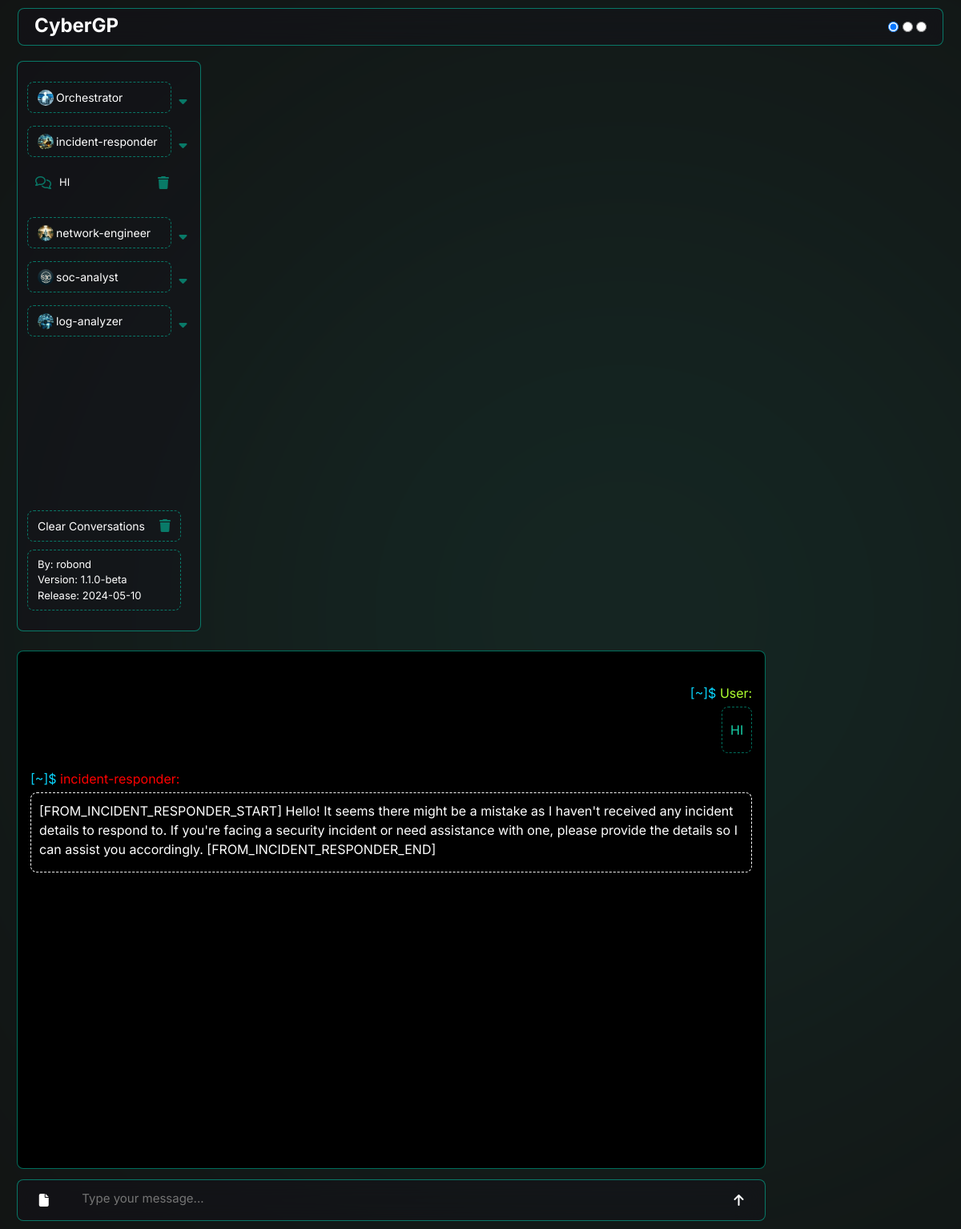
The page /incident-responder/eff9b04858896be8 on the database its author committed.
### myapp/models.py (models this page shows, shortened)
class Conversation(models.Model):
    guid = models.CharField(max_length=16, unique=True, editable=False)
    created_at = models.DateTimeField(auto_now_add=True)
    title = models.CharField(max_length=255)
    type = models.CharField(max_length=60, default=None)

class Message(models.Model):
    conversation = models.ForeignKey(Conversation, related_name='messages', on_delete=models.CASCADE)
    question = models.TextField()
    answer = models.TextField()
    file_id = models.CharField(max_length=50, blank=False, null=True)
    agent = models.CharField(max_length=100, null=False, blank=False)
    def getAnswer(self):
        return format_as_gpt_print(self.answer)

### myapp/views/chat.py (the view)
# urls.py: path('<str:type>/', agent, name='soc_with_param'),
def agent(request, type, guid = None):
    conversation, messages = find_conversation(guid)
    bringAgentsConversations()
    return render(request, 'soc.html', {
        'chat_history': messages,
        'guid': guid,
        'type': type,
        'agents': agents
    })

### myapp/helpers/conversation.py (called while the page is built)
def bringAgentsConversations():
    for i, agent_data in enumerate(agents):
        agents[i]['conversations'] = Conversation.objects.filter(type=agent_data['type']).order_by('-created_at')

def find_conversation(guid):
    if guid is None:
        conversation = None
        messages = []
    else:
        conversation = Conversation.objects.filter(guid=guid)[0]
        if not(conversation):
            return redirect('orchestrator')
        messages = Message.objects.filter(conversation=conversation)
    return conversation, messages

### myapp/templates/soc.html (shortened to what this page needs)
{% extends 'layouts/base.html' %}
{% block content %}
    <div class="agents">
        {% include 'layouts/agents.html' %}
    </div>
    <div class="conversation disable-scrollbars">
        <div class="messages">
            {% include 'layouts/chatbox.html' %}
        </div>
        <div class="user-input box">
            <div class="input-box">
                <form id="chat-form" method="post" action="{% url 'orchestrator' %}" enctype='multipart/form-data'>
                    <div class="form-content">
                        <button type="button" class="upload-image"  id="upload-button">
                            <i class="fas fa-file"></i>
                        </button>
                        <textarea oninput="textAreaAdjust(this)" id="message-input" type="text" name="user_input" placeholder="Type your message..."  autofocus></textarea>
                        <button type="submit" class="send_button">
                            <i class="fas fa-arrow-up"></i>
                        </button>
                    </div>
                </form>
            </div>
        </div>
    </div>
{% endblock %}

### myapp/templates/layouts/agents.html
    <div class="agents_box">
    <div class="top_buttons">
        {% for agent in agents %}
            <div class="agent" >
                <a class="agent_button" data-agent="{{ agent.type }}" href="/{{ agent.type }}">
                    {% if agent.image %}
                        <img src="../../static/images/{{ agent.image }}.png" alt="{{ agent.name }}">
                    {% endif %}
                    <span>{{ agent.name }}</span>
                </a>
                <a href="#" class="toggle_conversations {% if agent.name == type %}active{% endif %}" data-agent="{{ agent.type }}">
                    <i class=" fas fa-caret-down"></i>
                </a>
                {% if agent.conversations %}
                    <div class="conversations" data-conversations-for="{{ agent.type }}" >
                        {% for conversation in agent.conversations %}
                            <div class="convo" data-guid="{{ conversation.guid }}">
                                <div class="left">
                                    <i class="fa-regular fa-comments"></i>
                                    <a class="convo-title" href="/{{ agent.type }}/{{ conversation.guid }}">{{ conversation.title|truncatechars:30 }}</a><br>
                                </div>
                                <button class="btn remove-button" data-toggle="modal" data-target="#confirmationModal">
                                    <i class="fa fa-trash"></i>
                                </button>
                            </div>
                        {% endfor %}
                    </div>
                {% endif %}
            </div>
        {% endfor %}
    </div>
    <div class="bottom_buttons">
        <button class=""  data-toggle="modal" data-target="#confirmationModal">
            <span>Clear Conversations</span>
            <i class="fa fa-trash"></i>
        </button>
        <div class="info">
            <span class="convo-title">
                By: robond <br>
                Version: 1.1.0-beta<br>
                Release: 2024-05-10<br>
            </span>
        </div>
    </div>
</div>

### myapp/templates/layouts/chatbox.html (shortened to what this page needs)
{% if chat_history %}
    {% for message in chat_history %}
        <br>
        <div class="message" style="text-align: right;">
            <div class="message asker" style="color: greenyellow;">
                <span style="color: rgb(9, 212, 252);">[~]$</span>  User:
            </div>
            <div class="message user" id="asker_message">
                <p> {{ message.question }}</p>
            </div>
        </div>
        {% if message.answer %}
        <div class="message">
            <div class="message answerer" style="color: red; padding-top: 20px;">
                <span style="color: rgb(9, 212, 252);">[~]$</span>  {{ message.agent }}:
            </div>
            <div class="message bot" id="bot_message">
             {{ message.getAnswer|safe }}
            </div>
        </div>
        {% endif %}
    {% endfor %}
{% endif %}

### rows shown on the page
Conversation: title "HI"
Message: question "HI", agent "incident-responder", getAnswer "[FROM_INCIDENT_RESPONDER_START] Hello! It seems there might be a mistake as I haven't received any incident details to respond to. If you're facing a security incident or need assistance with one, please provide the details so I can assist you accordingly. [FROM_INCIDENT_RESPONDER_END]"

### other values the page prints
{{ agent.name }} "Orchestrator" "incident-responder" "network-engineer" "soc-analyst" "log-analyzer"
